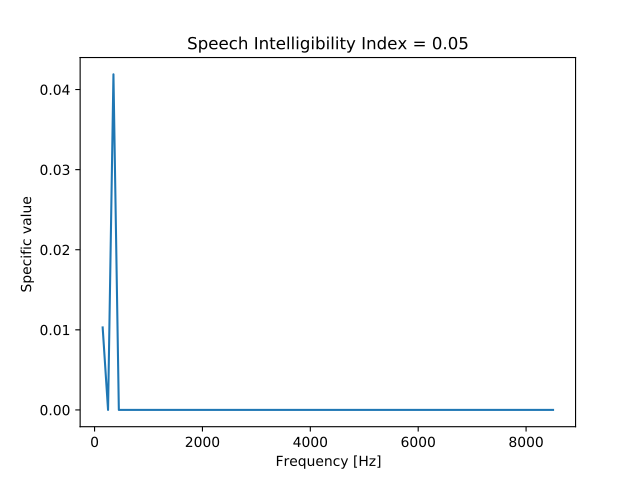

Here is the Python script that generated this plot:
from mosqito.sq_metrics.speech_intelligibility import sii_ansi
import matplotlib.pyplot as plt
import numpy as np
fs=48000
d=0.2
dB=90
time = np.arange(0, d, 1/fs)
f = 50
stimulus = np.sin(2 * np.pi * f * time) * np.sin(np.pi * f * time) + np.sin(10 * np.pi * f * time) + np.sin(100 * np.pi * f * time)
rms = np.sqrt(np.mean(np.power(stimulus, 2)))
ampl = 0.00002 * np.power(10, dB / 20) / rms
stimulus = stimulus * ampl
SII, SII_spec, freq_axis = sii_ansi(stimulus, fs, method='critical', speech_level='normal')
plt.plot(freq_axis, SII_spec)
plt.xlabel("Frequency [Hz]")
plt.ylabel("Specific value ")
plt.title("Speech Intelligibility Index = " + f"{SII:.2f}")
